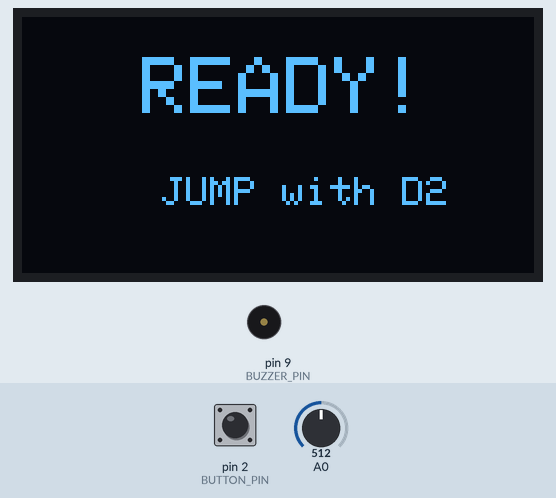
Bench run of a sketch on a simulated Arduino Uno, built with avr-gcc and run on an emulated ATmega328P. On the bench: 128×64 one-colour display, buzzer (waves = sounding). The test bench sets the inputs (shaded band); at power-on: pin 2 (BUTTON_PIN) HIGH, A0 = 512. The display library's start-up logo is not drawn; random numbers use the default seed unless the sketch sets one.

Above: at 3.2 s.
At 6.4 s:
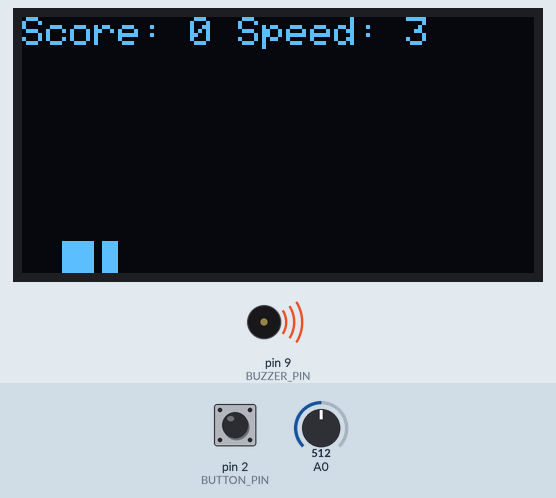
6.5 s: pin 2 (BUTTON_PIN) pulled LOW for 1 s
At 7.35 s:
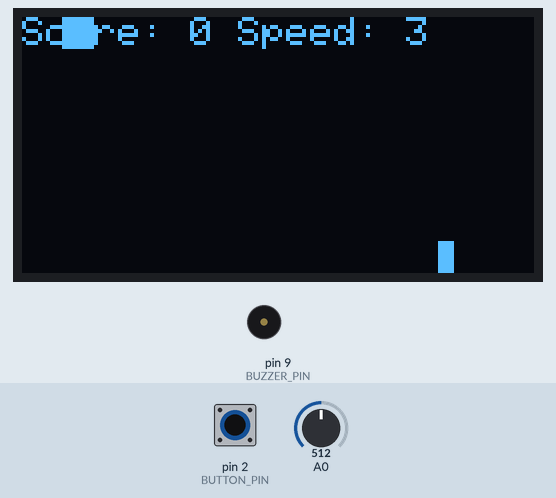
8.1 s: pin 2 (BUTTON_PIN) pulled LOW for 1 s
At 9.36 s:
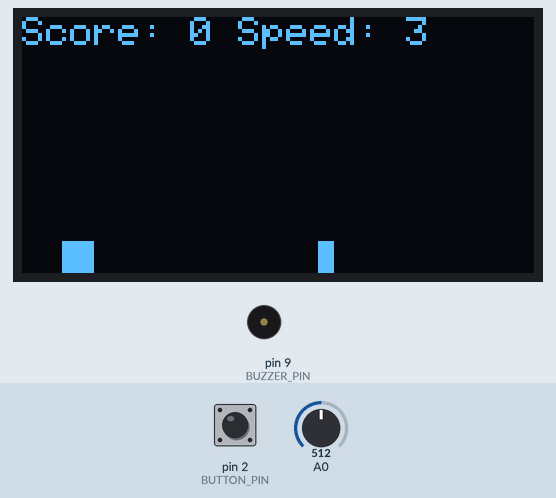
Timing chart, 0 to 11.6 s (numbered marks = the images above; inputs shaded):
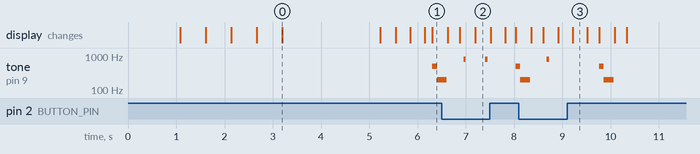

The sketch:

DINO_GAME_GEMINI.ino
```cpp
#include <Adafruit_GFX.h>
#include <Adafruit_SSD1306.h>

// --- DISPLAY CONFIGURATION ---
#define SCREEN_WIDTH 128 // OLED display width, in pixels
#define SCREEN_HEIGHT 64 // OLED display height, in pixels
#define OLED_RESET -1    // Reset pin # (or -1 if sharing Arduino reset pin)
#define SCREEN_ADDRESS 0x3C // The I2C address for 128x64 typically 0x3C or 0x3D
Adafruit_SSD1306 display(SCREEN_WIDTH, SCREEN_HEIGHT, &Wire, OLED_RESET);

// --- HARDWARE PIN DEFINITIONS ---
#define BUTTON_PIN 2   // Jump button on Digital Pin 2
#define BUZZER_PIN 9   // Buzzer on Digital Pin 9

// --- GAME VARIABLES ---
bool isJumping = false;
bool gameOver = false;
int dinoY = 48; // Dino's vertical position (lower is better, 64-16)
const int groundY = 56; // The y-coordinate for the ground line
int velocity = 0;
const int gravity = 2;
const int jumpVelocity = -14;
const int dinoX = 10;
const int dinoSize = 8; // Dino is a simple 8x8 block for speed

// Cactus variables
int cactusX = SCREEN_WIDTH;
const int cactusWidth = 4;
const int cactusHeight = 8;
int gameSpeed = 3;
long score = 0;
unsigned long lastFrameTime = 0;
const int frameDelay = 30; // Milliseconds per frame (33ms is ~30 FPS)

// --- FUNCTION PROTOTYPES ---
void setupGame();
void drawDino();
void drawCactus();
void checkCollision();
void drawStartScreen();
void drawGameOverScreen();
void makeJumpSound();
void makeHitSound();

void setup() {
  // Initialize the OLED display
  if(!display.begin(SSD1306_SWITCHCAPVCC, SCREEN_ADDRESS)) {
    Serial.println(F("SSD1306 allocation failed"));
    for(;;); // Don't proceed, loop forever
  }

  // Button setup (use internal pull-up resistor)
  pinMode(BUTTON_PIN, INPUT_PULLUP);

  // Buzzer setup
  pinMode(BUZZER_PIN, OUTPUT);

  // Show a splash screen (Adafruit logo by default)
  display.display();
  delay(1000);

  drawStartScreen();
}

void loop() {
  if (gameOver) {
    // Wait for the button press to restart
    if (digitalRead(BUTTON_PIN) == LOW) {
      delay(50); // Debounce
      if (digitalRead(BUTTON_PIN) == LOW) {
        setupGame(); // Reset game
      }
    }
    return; // Stay in game over state until restart
  }

  // --- Game Loop Timing (Frame Rate Control) ---
  if (millis() - lastFrameTime < frameDelay) {
    return;
  }
  lastFrameTime = millis();

  // --- Input Handling (Jump) ---
  // Button is LOW when pressed due to INPUT_PULLUP
  if (digitalRead(BUTTON_PIN) == LOW && dinoY == groundY) {
    isJumping = true;
    velocity = jumpVelocity;
    makeJumpSound();
  }

  // --- Physics (Gravity) ---
  if (isJumping) {
    dinoY += velocity;
    velocity += gravity;
    if (dinoY >= groundY) {
      dinoY = groundY;
      isJumping = false;
      velocity = 0;
    }
  }

  // --- Move Cactus ---
  cactusX -= gameSpeed;
  if (cactusX < 0) {
    cactusX = SCREEN_WIDTH + random(30, 80); // Spawn new cactus randomly
    score += 10;
    // Increase speed every 100 points (10 successful jumps)
    if (score % 100 == 0 && gameSpeed < 8) {
        gameSpeed++;
    }
  }

  // --- Collision Detection ---
  checkCollision();

  // --- Drawing ---
  display.clearDisplay();

  // Draw Ground Line
  display.drawLine(0, groundY + dinoSize, SCREEN_WIDTH, groundY + dinoSize, SSD1306_WHITE);

  // Draw Dino (as a block)
  drawDino();

  // Draw Cactus (as a block)
  drawCactus();

  // Display Score
  display.setTextSize(1);
  display.setTextColor(SSD1306_WHITE);
  display.setCursor(0, 0);
  display.print("Score: ");
  display.print(score);
  display.print(" Speed: ");
  display.print(gameSpeed);

  display.display();
}

// --- GAME FUNCTIONS ---

void setupGame() {
  randomSeed(analogRead(0)); // Good practice for better randomness
  isJumping = false;
  gameOver = false;
  dinoY = groundY;
  velocity = 0;
  cactusX = SCREEN_WIDTH;
  gameSpeed = 3;
  score = 0;
  display.clearDisplay();
  display.display();
}

void drawDino() {
    // Simple block dino. You could replace this with a bitmap array for animation.
    display.fillRect(dinoX, dinoY, dinoSize, dinoSize, SSD1306_WHITE);
}

void drawCactus() {
    // Simple block cactus.
    display.fillRect(cactusX, groundY + dinoSize - cactusHeight, cactusWidth, cactusHeight, SSD1306_WHITE);
}

void checkCollision() {
  // Check for horizontal overlap
  if (cactusX < dinoX + dinoSize && cactusX + cactusWidth > dinoX) {
    // Check for vertical overlap (dino's feet hit the top of the cactus)
    if (dinoY + dinoSize > groundY + dinoSize - cactusHeight) {
      gameOver = true;
      makeHitSound();
      drawGameOverScreen();
    }
  }
}

// --- ANIMATION/SCREEN FUNCTIONS ---

void drawStartScreen() {
    display.clearDisplay();
    display.setTextSize(2); // Large text
    display.setTextColor(SSD1306_WHITE);

    // Simple intro animation: Text scrolling in/out or a simple countdown
    for (int i = 0; i < 2; i++) {
        display.setCursor(20, 10);
        display.print("DINO JUMP");
        display.setTextSize(1);
        display.setCursor(15, 40);
        display.print("Press Button to Start");
        display.display();
        delay(500);
        display.clearDisplay();
        display.display();
        delay(500);
    }

    // Final screen before game starts
    display.clearDisplay();
    display.setTextSize(2);
    display.setCursor(30, 10);
    display.print("READY!");
    display.setTextSize(1);
    display.setCursor(35, 40);
    display.print("JUMP with D2");
    display.display();
    delay(2000);

    setupGame(); // Initialize game variables
}

void drawGameOverScreen() {
    display.clearDisplay();

    // Animated Game Over: A simple vertical wipe effect
    for(int i = 0; i < SCREEN_HEIGHT / 2; i += 4) {
        display.fillRect(0, SCREEN_HEIGHT/2 - i, SCREEN_WIDTH, i*2, SSD1306_WHITE);
        display.display();
    }

    // Draw text inside the white box (need to set color to BLACK for text)
    display.setTextColor(SSD1306_BLACK);
    display.setTextSize(3);
    display.setCursor(20, 10);
    display.print("GAME");
    display.setCursor(20, 35);
    display.print("OVER");

    // Draw final score outside the box
    display.setTextColor(SSD1306_WHITE);
    display.setTextSize(1);
    display.setCursor(20, 58);
    display.print("Final Score: ");
    display.print(score);

    display.display();
}

// --- BUZZER SOUNDS ---

void makeJumpSound() {
  // Short, high-pitched tone
  tone(BUZZER_PIN, 800, 50);
}

void makeHitSound() {
  // Quick, descending two-tone sound for collision
  tone(BUZZER_PIN, 500, 100);
  delay(100);
  noTone(BUZZER_PIN);
  tone(BUZZER_PIN, 200, 200);
  delay(200);
  noTone(BUZZER_PIN);
}
```

Measured:
- by itself, tone on pin 9 (BUZZER_PIN): plays 200 Hz for 0.20 s, 800 Hz for 0.05 s, 500 Hz for 0.10 s, 200 Hz for 0.20 s
- what the display in image 0 shows lasts 2.0 s, from 3.2 s to 5.2 s
